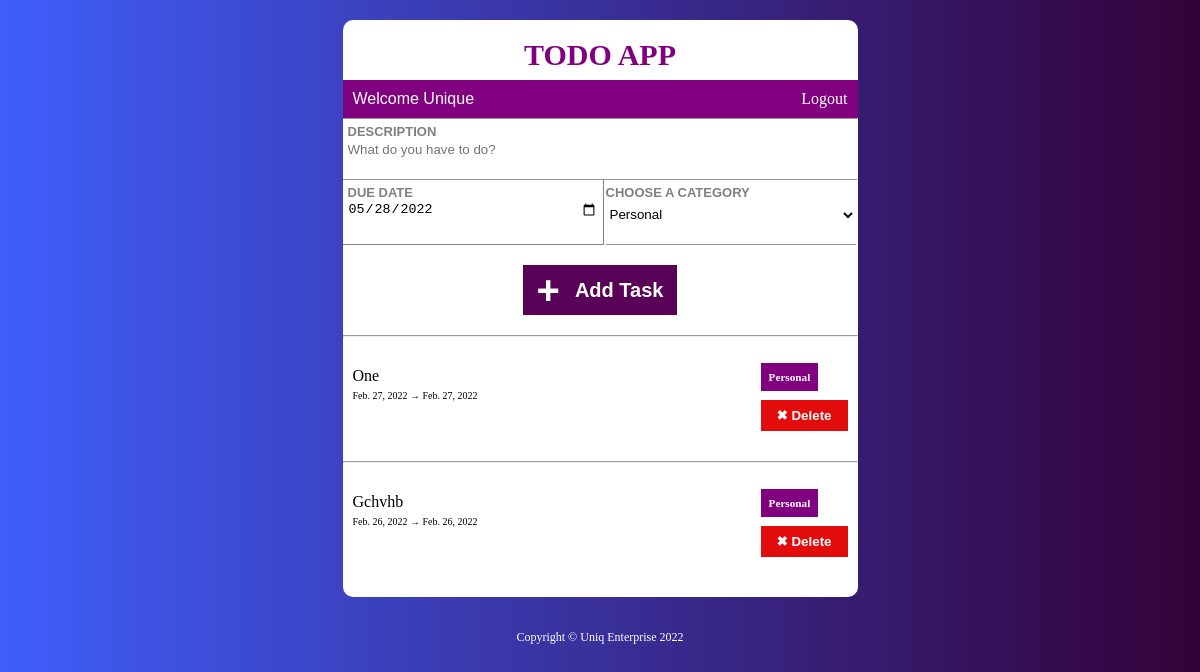
The app's page / (signed in) with its own data.
### core/models.py (models this page shows, shortened)
class Todo(models.Model):
    title = models.CharField(max_length=200)
    created = models.DateField(default=timezone.now().strftime("%Y-%m-%d"))
    due_date = models.DateField(default=timezone.now().strftime("%Y-%m-%d"))
    category = models.ForeignKey(
        Category, on_delete=models.CASCADE, default='General')
    owner = models.ForeignKey(User, on_delete=models.CASCADE, null=True)
    time = models.DateTimeField(auto_now_add=True, blank=True, null=True)
    class Meta:
        ordering = ['-time']

class Category(models.Model):
    name = models.CharField(max_length=200)
    class Meta:
        verbose_name_plural = 'Categories'
    def __str__(self):
        return self.name

### core/views.py (the view, shortened to what this page needs)
# urls.py: path('', views.TodoList.as_view(), name='todo_list'),
class TodoList(LoginRequiredMixin,generic.FormView,generic.ListView):
    queryset = Todo.objects.all()
    form_class = TodoListForm
    success_url = '/'
    template_name = 'index.html/'
    login_url = '/accounts/login/'

### core/forms.py
class TodoListForm(forms.ModelForm):
    class Meta:
        model = Todo
        fields = ['title', 'due_date', 'category']
        widgets = {'due_date': DateInput(), 'title': forms.TextInput(
            attrs={'placeholder': 'What do you have to do?'})}

### core/templates/index.html (shortened to what this page needs)
<!DOCTYPE html>
<html lang="en">
    {% load static %}
    <head>
        <link rel="stylesheet" href="{% static 'styles.css' %}">
    </head>
    <body>
        {% if user.is_authenticated %}
            <main role="main" class="container">
                <section class="sub-container">
                    <div>
                        <header>
                            TODO APP
                        </header>
                        <div class="welcome-div">
                            <p class="welcome">
                                Welcome {{ user.username | capfirst }}
                            </p>
                            <a class="logout" href="{% url 'logout' %}">Logout</a>
                        </div>
                    </div>
                    <form action="" method="post">
                        <div class="form-container">
                            <div class="form-field description">
                                <label class="label" for="">Description</label>
                                <div>{{ form.title }}</div>
                            </div>
                            <div class="date-category">
                                <div class="form-field date">
                                    <label class="label" for="">{{ form.due_date.label }}</label>
                                    <div>{{ form.due_date }}</div>
                                </div>
                                <div class="form-field category">
                                    <label class="label" for="">Choose a category</label>
                                    <div>{{ form.category }}</div>
                                </div>
                            </div>
                            <div class="addtask-div">
                                <button class="addtask" type="submit">
                                    <span class="add-icon">&plus;</span> Add Task
                                </button>
                            </div>
                        </div>
                    </form>
                    <div>
                        {% for todo in todo_list %}
                            {% if request.user == todo.owner %}
                                <hr>
                                <div class="todo_list">
                                    <div>
                                        <p class="todo-title">
                                            {{ todo.title }}
                                        </p>
                                        <small>{{ todo.created }} &rarr; {{ todo.due_date }}</small>
                                    </div>
                                    <div>
                                        <p>
                                            <small class="category-list">{{ todo.category }}</small>
                                        </p>
                                        <button class="delete">
                                            <a class="delete" href="{% url 'delete' todo.pk %}">
                                                <span>&#10006;</span> Delete
                                            </a>
                                        </button>
                                    </div>
                                </div>
                            {% endif %}
                        {% endfor %}
                    </div>
                </section>
            </main>
        {% else %}
            <p>
                Login to add and view todos
                <a href="{% url 'login' %}">Login</a>
            </p>
        {% endif %}
        <footer>
            <p>
                <small>Copyright &copy; Uniq Enterprise 2022</small>
            </p>
        </footer>
    </body>
</html>

### core/static/styles.css (style rules this page uses)
* { margin: 0; padding: 0; }
a { text-decoration: none; }
body { background: linear-gradient(to right, #3f5efb, #330138); }
.container { display: flex; justify-content: center; align-items: center; margin-top: 20px; }
.sub-container { background-color: white; padding: 10px 0px; border-radius: 10px; }
header { display: flex; justify-content:center; height: 50px; align-items: center; font-size: 30px; color: purple; font-family:cursive; font-weight: 900; }
.form-field { margin:0px 1px 0px 0px; }
#id_title { width: 500px; height: 50px; border: none; }
#id_due_date { width: 250px; height: 50px; border: none; background:white; }
.description { border: 1px solid rgb(153, 149, 149); padding: 5px; border-left: none; border-right: none; }
.label { position: absolute; text-transform: uppercase; font-size: small; font-family: Arial, Helvetica, sans-serif; font-weight: 900; color: gray; }
.date-category { display: flex; }
.date { padding: 5px; border: .1px solid gray; border-top: none; border-left: none; }
#id_category { width: 250px; height: 60px; border: none; border-bottom: 1px solid rgb(153, 149, 149); background-color: white; }
.addtask { width: 30%; height: 50px; margin-top: 20px; display: flex; justify-content: center; align-items: center; font-size: 20px; font-weight: 900; border: none; color:white; cursor: pointer; background-color:rgb(88, 3, 88); }
.add-icon { font-size: 40px; font-weight: 900; margin-right: 15px; }
.addtask-div { display: flex; justify-content: center; margin-bottom: 20px; }
.category { padding: 5px 1px 0px; }
.todo_list { display: flex; justify-content: space-between; padding: 30px 10px; }
.category-list { background-color: purple; padding: 8px; color: white; font-weight: 900; font-size: 0.7em; }
.delete { margin-top: 15px; padding: 8px; border: none; background-color: rgb(226, 12, 12); color: white; font-weight: 900; }
.todo-title { text-transform: capitalize; }
small { font-size:10px; }
footer { display: flex; justify-content: center; margin: 30px 0px; color: white; }
footer small { font-size: 12px; }
.welcome-div { display: flex; justify-content: space-between; background-color: purple; color: white; padding: 10px; }
.welcome { font-family: 'Gill Sans', 'Gill Sans MT', Calibri, 'Trebuchet MS', sans-serif; }
.logout { color: white; }

### records on screen
Todo: title "One", created "Feb. 27, 2022", due_date "Feb. 27, 2022", category "Personal"
Todo: title "Gchvhb", created "Feb. 26, 2022", due_date "Feb. 26, 2022", category "Personal"

### other values on screen
{{ user.username | capfirst }} "Unique"
